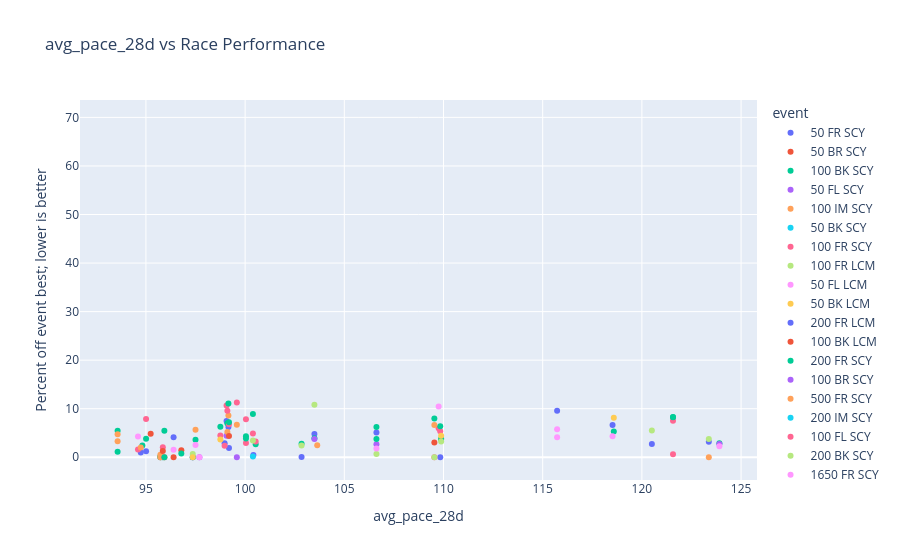
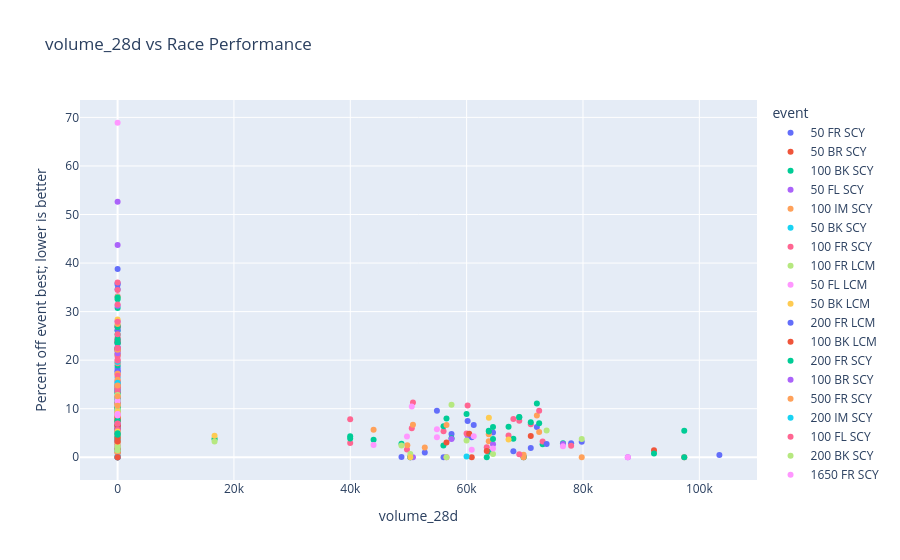
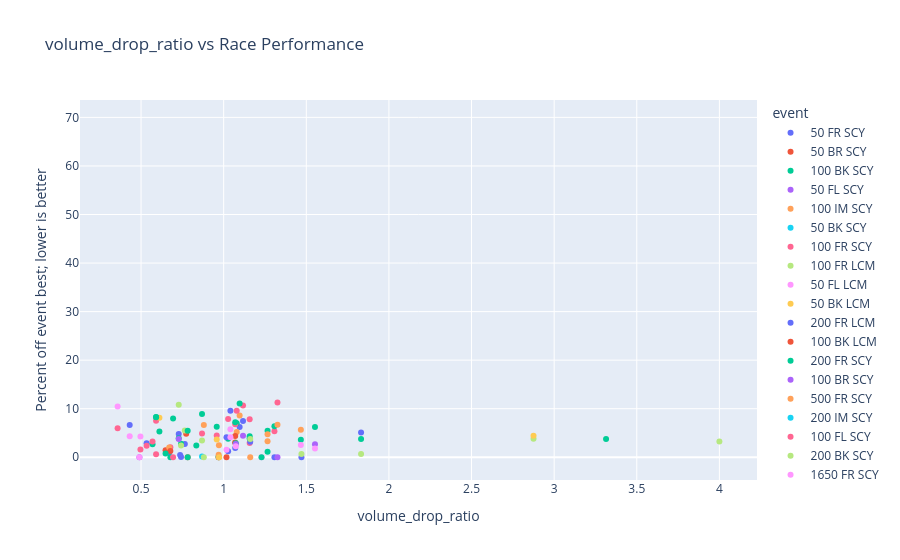

Notebook cell for these charts, in order:
### Markdown cell above
## Visualize the strongest relationships

The most useful scatterplots are usually:

- average training pace before the race vs race performance,
- 28-day volume vs race performance,
- race-week taper ratio vs race performance.

**Expected output:** The cell should run without errors and make the required packages, paths, or helper tools available for the rest of the notebook.

### Code cell
import plotly.express as px

try:
    import statsmodels.api as sm  # noqa: F401
    trendline_method = "ols"
except ModuleNotFoundError:
    trendline_method = None

for x in ["avg_pace_28d", "volume_28d", "volume_drop_ratio"]:
    if x in race_df.columns and race_df[x].notna().sum() >= 3:
        fig = px.scatter(
            race_df,
            x=x,
            y="percent_off_best",
            color="event" if "event" in race_df.columns else None,
            hover_data=["race_date", "event", "race_time_sec"] if "event" in race_df.columns else ["race_date", "race_time_sec"],
            trendline=trendline_method,
            title=f"{x} vs Race Performance"
        )
        fig.update_layout(yaxis_title="Percent off event best; lower is better")
        fig.show()
